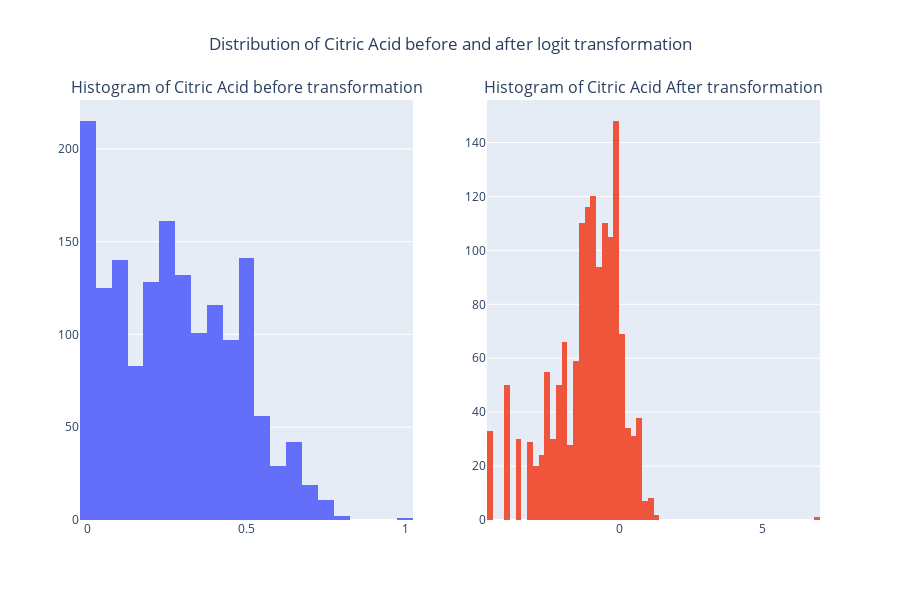

Write notebook code for a chart like this one.
### Markdown cell above
<h3  style="text-align: center" class="list-group-item list-group-item-warning"> 3.1.2 Logit Transformation</h3><a id = "3.1.2" ></a>

Another important transformation to an individual variable is for a variable that has values bounded between zero and one, such as proportions. The problem with modeling this type of outcome is that model predictions might may not be guaranteed to be within the same boundaries. For data between zero and one, the logit transformation could be used. If p is the variable, the logit transformations is

![](https://encrypted-tbn0.gstatic.com/images?q=tbn:ANd9GcT82WhzCNQVRXt1NE-rnzE_6sqsQ7yZxK-tXg&usqp=CAU)

This transformation changes the scale from values between zero and one to values between negative and positive infinity. On the extremes, when the data are absolute zero or one, a small constant can be added or subtracted to avoid division by zero. Once model predictions are created, the inverse logit transformation can be used to place the values back on their original scale. An alternative to the logit transformation is the arcsine transformation. This is primarily used on the square root of the proportions (e.g., y = arcsine(sqrt(p)).

### Code cell
from plotly.subplots import make_subplots
import plotly.graph_objects as go

x_citric_acid = np.log(df['citric acid']/(1 - df['citric acid'] + 10e-4))

fig = make_subplots(rows=1, cols=2, 
                    subplot_titles=("Histogram of Citric Acid before transformation", "Histogram of Citric Acid After transformation"))

fig.append_trace(go.Histogram(x = df['citric acid']), row = 1, col = 1)

fig.append_trace(go.Histogram(x = x_citric_acid), row = 1, col = 2)

fig.update_layout(height=600, width= np.inf, title_text="Distribution of Citric Acid before and after logit transformation", showlegend=False, title_x = 0.5)
fig.show()

### Figure 1 — Plotly figure (JSON) as saved in the notebook; plotly's stock layout.template omitted (floating-point values rounded to 4 significant figures; data arrays with more than 128 entries replaced by an {"elided": "..."} marker saying what was removed)
{"data": [{"type": "histogram", "x": {"elided": "1599 float values"}, "xaxis": "x", "yaxis": "y"}, {"type": "histogram", "x": {"elided": "1599 float values"}, "xaxis": "x2", "yaxis": "y2"}], "layout": {"annotations": [{"font": {"size": 16}, "showarrow": false, "text": "Histogram of Citric Acid before transformation", "x": 0.225, "xanchor": "center", "xref": "paper", "y": 1, "yanchor": "bottom", "yref": "paper"}, {"font": {"size": 16}, "showarrow": false, "text": "Histogram of Citric Acid After transformation", "x": 0.775, "xanchor": "center", "xref": "paper", "y": 1, "yanchor": "bottom", "yref": "paper"}], "height": 600, "showlegend": false, "title": {"text": "Distribution of Citric Acid before and after logit transformation", "x": 0.5}, "width": null, "xaxis": {"anchor": "y", "domain": [0, 0.45]}, "xaxis2": {"anchor": "y2", "domain": [0.55, 1]}, "yaxis": {"anchor": "x", "domain": [0, 1]}, "yaxis2": {"anchor": "x2", "domain": [0, 1]}}}
